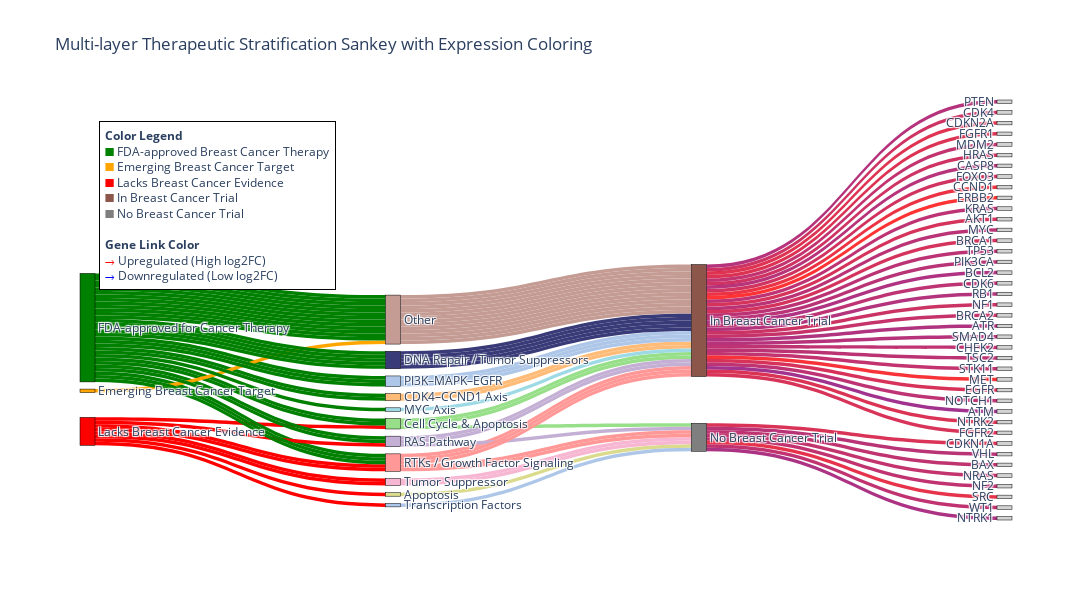

The code cell stored with this chart in its notebook:
### Code cell
# Create Sankey diagram
fig = go.Figure(data=[go.Sankey(
    node=dict(
        pad=15,
        thickness=15,
        line=dict(color='black', width=0.5),
        label=labels,
        color=node_colors,
        hovertemplate='%{label}<extra></extra>'
    ),
    link=dict(
        source=source,
        target=target,
        value=value,
        color=link_colors,
        hovertemplate='From %{source.label} to %{target.label}<extra></extra>'
    )
)])

# Add color legend as annotation block (top left corner)
fig.update_layout(
    title_text="Multi-layer Therapeutic Stratification Sankey with Expression Coloring",
    font_size=12,
    height=600,
    width=1100,
    annotations=[
        dict(
            x=0.02, y=0.95, xref='paper', yref='paper',
            text="<b>Color Legend</b><br>" +
                    "<span style='color:green'>&#9632;</span> FDA-approved Breast Cancer Therapy<br>" +
                    "<span style='color:orange'>&#9632;</span> Emerging Breast Cancer Target<br>" +
                    "<span style='color:red'>&#9632;</span> Lacks Breast Cancer Evidence<br>" +
                    "<span style='color:#8c564b'>&#9632;</span> In Breast Cancer Trial<br>" +
                    "<span style='color:#7f7f7f'>&#9632;</span> No Breast Cancer Trial<br>" +
                    "<br><b>Gene Link Color</b><br>" +
                    "<span style='color:red'>&#8594;</span> Upregulated (High log2FC)<br>" +
                    "<span style='color:blue'>&#8594;</span> Downregulated (Low log2FC)",
            showarrow=False,
            font=dict(size=12),
            align="left",
            bgcolor="white",
            bordercolor="black",
            borderwidth=1,
            borderpad=5
        )
    ]
)

fig.show()

### Figure 1 — Plotly figure (JSON) as saved in the notebook; plotly's stock layout.template omitted (floating-point values rounded to 4 significant figures)
{"data": [{"link": {"color": ["green", "green", "green", "red", "green", "green", "green", "orange", "red", "green", "green", "green", "red", "green", "green", "green", "green", "green", "green", "green", "green", "green", "red", "green", "green", "green", "red", "green", "red", "green", "green", "green", "green", "green", "green", "green", "green", "green", "red", "red", "#aec7e8", "#ffbb78", "#98df8a", "#98df8a", "#ff9896", "#98df8a", "#c5b0d5", "#c49c94", "#f7b6d2", "#c49c94", "#ffbb78", "#c49c94", "#dbdb8d", "#c5b0d5", "#c49c94", "#9edae5", "#393b79", "#393b79", "#aec7e8", "#c49c94", "#c49c94", "#c49c94", "#c5b0d5", "#c49c94", "#393b79", "#c49c94", "#f7b6d2", "#c49c94", "#ff9896", "#393b79", "#c49c94", "#c49c94", "#c49c94", "#aec7e8", "#c49c94", "#393b79", "#ff9896", "#ff9896", "#aec7e8", "#ff9896", "rgba(162,0,92,0.8)", "rgba(193,0,61,0.8)", "rgba(215,0,39,0.8)", "rgba(208,0,46,0.8)", "rgba(212,0,42,0.8)", "rgba(179,0,75,0.8)", "rgba(194,0,60,0.8)", "rgba(165,0,89,0.8)", "rgba(168,0,86,0.8)", "rgba(197,0,57,0.8)", "rgba(231,0,23,0.8)", "rgba(255,0,0,0.8)", "rgba(176,0,78,0.8)", "rgba(174,0,80,0.8)", "rgba(203,0,51,0.8)", "rgba(169,0,85,0.8)", "rgba(201,0,53,0.8)", "rgba(171,0,83,0.8)", "rgba(168,0,86,0.8)", "rgba(155,0,99,0.8)", "rgba(173,0,81,0.8)", "rgba(161,0,93,0.8)", "rgba(181,0,73,0.8)", "rgba(191,0,63,0.8)", "rgba(184,0,70,0.8)", "rgba(157,0,97,0.8)", "rgba(177,0,77,0.8)", "rgba(164,0,90,0.8)", "rgba(224,0,30,0.8)", "rgba(175,0,79,0.8)", "rgba(172,0,82,0.8)", "rgba(179,0,75,0.8)", "rgba(246,0,8,0.8)", "rgba(205,0,49,0.8)", "rgba(174,0,80,0.8)", "rgba(138,0,116,0.8)", "rgba(211,0,43,0.8)", "rgba(207,0,47,0.8)", "rgba(177,0,77,0.8)", "rgba(152,0,102,0.8)"], "hovertemplate": "From %{source.label} to %{target.label}<extra></extra>", "source": [0, 0, 0, 1, 0, 0, 0, 2, 1, 0, 0, 0, 1, 0, 0, 0, 0, 0, 0, 0, 0, 0, 1, 0, 0, 0, 1, 0, 1, 0, 0, 0, 0, 0, 0, 0, 0, 0, 1, 1, 3, 4, 5, 5, 6, 5, 7, 8, 9, 8, 4, 8, 10, 7, 8, 11, 12, 12, 3, 8, 8, 8, 7, 8, 12, 8, 9, 8, 6, 12, 8, 8, 8, 3, 8, 12, 6, 6, 13, 6, 14, 14, 14, 15, 14, 14, 14, 14, 15, 14, 14, 14, 15, 14, 14, 14, 14, 14, 14, 14, 14, 14, 15, 14, 14, 14, 15, 14, 15, 14, 14, 14, 14, 14, 14, 14, 14, 14, 15, 15], "target": [3, 4, 5, 5, 6, 5, 7, 8, 9, 8, 4, 8, 10, 7, 8, 11, 12, 12, 3, 8, 8, 8, 7, 8, 12, 8, 9, 8, 6, 12, 8, 8, 8, 3, 8, 12, 6, 6, 13, 6, 14, 14, 14, 15, 14, 14, 14, 14, 15, 14, 14, 14, 15, 14, 14, 14, 14, 14, 14, 14, 14, 14, 15, 14, 14, 14, 15, 14, 15, 14, 14, 14, 14, 14, 14, 14, 14, 14, 15, 15, 16, 17, 18, 19, 20, 21, 22, 23, 24, 25, 26, 27, 28, 29, 30, 31, 32, 33, 34, 35, 36, 37, 38, 39, 40, 41, 42, 43, 44, 45, 46, 47, 48, 49, 50, 51, 52, 53, 54, 55], "value": [1, 1, 1, 1, 1, 1, 1, 1, 1, 1, 1, 1, 1, 1, 1, 1, 1, 1, 1, 1, 1, 1, 1, 1, 1, 1, 1, 1, 1, 1, 1, 1, 1, 1, 1, 1, 1, 1, 1, 1, 1, 1, 1, 1, 1, 1, 1, 1, 1, 1, 1, 1, 1, 1, 1, 1, 1, 1, 1, 1, 1, 1, 1, 1, 1, 1, 1, 1, 1, 1, 1, 1, 1, 1, 1, 1, 1, 1, 1, 1, 1, 1, 1, 1, 1, 1, 1, 1, 1, 1, 1, 1, 1, 1, 1, 1, 1, 1, 1, 1, 1, 1, 1, 1, 1, 1, 1, 1, 1, 1, 1, 1, 1, 1, 1, 1, 1, 1, 1, 1]}, "node": {"color": ["green", "red", "orange", "#aec7e8", "#ffbb78", "#98df8a", "#ff9896", "#c5b0d5", "#c49c94", "#f7b6d2", "#dbdb8d", "#9edae5", "#393b79", "#aec7e8", "#8c564b", "#7f7f7f", "lightgray", "lightgray", "lightgray", "lightgray", "lightgray", "lightgray", "lightgray", "lightgray", "lightgray", "lightgray", "lightgray", "lightgray", "lightgray", "lightgray", "lightgray", "lightgray", "lightgray", "lightgray", "lightgray", "lightgray", "lightgray", "lightgray", "lightgray", "lightgray", "lightgray", "lightgray", "lightgray", "lightgray", "lightgray", "lightgray", "lightgray", "lightgray", "lightgray", "lightgray", "lightgray", "lightgray", "lightgray", "lightgray", "lightgray", "lightgray"], "hovertemplate": "%{label}<extra></extra>", "label": ["FDA-approved for Cancer Therapy", "Lacks Breast Cancer Evidence", "Emerging Breast Cancer Target", "PI3K–MAPK–EGFR", "CDK4–CCND1 Axis", "Cell Cycle & Apoptosis", "RTKs / Growth Factor Signaling", "RAS Pathway", "Other", "Tumor Suppressor", "Apoptosis", "MYC Axis", "DNA Repair / Tumor Suppressors", "Transcription Factors", "In Breast Cancer Trial", "No Breast Cancer Trial", "PTEN", "CDK4", "CDKN2A", "CDKN1A", "FGFR1", "MDM2", "HRAS", "CASP8", "VHL", "FOXO3", "CCND1", "ERBB2", "BAX", "KRAS", "AKT1", "MYC", "BRCA1", "TP53", "PIK3CA", "BCL2", "CDK6", "RB1", "NRAS", "NF1", "BRCA2", "ATR", "NF2", "SMAD4", "SRC", "CHEK2", "TSC2", "STK11", "MET", "EGFR", "NOTCH1", "ATM", "NTRK2", "FGFR2", "WT1", "NTRK1"], "line": {"color": "black", "width": 0.5}, "pad": 15, "thickness": 15}, "type": "sankey"}], "layout": {"annotations": [{"align": "left", "bgcolor": "white", "bordercolor": "black", "borderpad": 5, "borderwidth": 1, "font": {"size": 12}, "showarrow": false, "text": "<b>Color Legend</b><br><span style='color:green'>&#9632;</span> FDA-approved Breast Cancer Therapy<br><span style='color:orange'>&#9632;</span> Emerging Breast Cancer Target<br><span style='color:red'>&#9632;</span> Lacks Breast Cancer Evidence<br><span style='color:#8c564b'>&#9632;</span> In Breast Cancer Trial<br><span style='color:#7f7f7f'>&#9632;</span> No Breast Cancer Trial<br><br><b>Gene Link Color</b><br><span style='color:red'>&#8594;</span> Upregulated (High log2FC)<br><span style='color:blue'>&#8594;</span> Downregulated (Low log2FC)", "x": 0.02, "xref": "paper", "y": 0.95, "yref": "paper"}], "font": {"size": 12}, "height": 600, "title": {"text": "Multi-layer Therapeutic Stratification Sankey with Expression Coloring"}, "width": 1100}}
